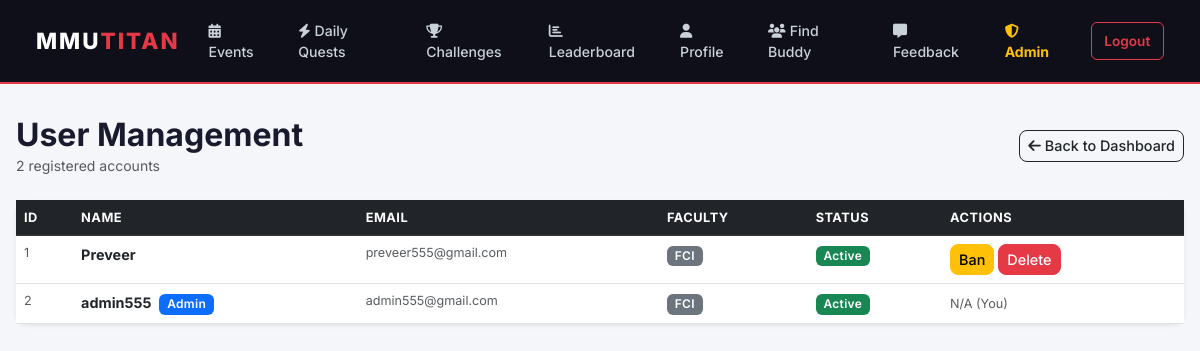
The app's page /admin/users (signed in), older data.
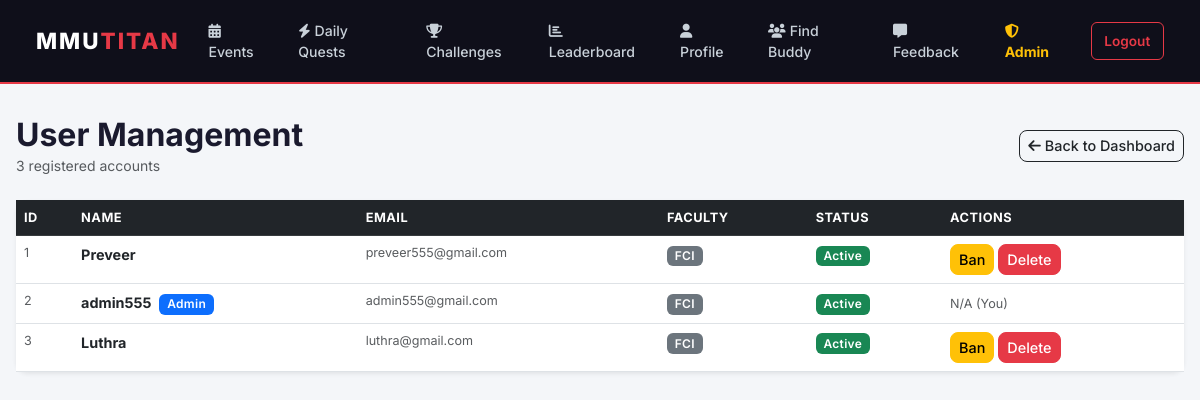
The same page, newer data.
### mmutitan/models.py (models this page shows)
class User(db.Model, UserMixin):
    id = db.Column(db.Integer, primary_key=True)
    name = db.Column(db.String(100), nullable=False)
    email = db.Column(db.String(120), unique=True, nullable=False)
    password = db.Column(db.String(200), nullable=False)
    faculty = db.Column(db.String(50), nullable=False)
    sport_preferences = db.Column(db.String(200), default="")
    profile_photo = db.Column(db.String(20), nullable=False, default='default.jpg')
    points = db.Column(db.Integer, default=0)
    streak = db.Column(db.Integer, default=0)
    is_admin = db.Column(db.Boolean, default=False)
    is_banned = db.Column(db.Boolean, default=False)
    reset_token = db.Column(db.String(100), nullable=True)
    reset_token_expiry = db.Column(db.DateTime, nullable=True)
    availability_days = db.Column(db.String(100), nullable=True)   # e.g. "Mon,Wed,Fri"
    availability_time = db.Column(db.String(20), nullable=True)    # "Morning", "Afternoon", "Evening"
    rsvps = db.relationship('RSVP', backref='user_ref', lazy=True, cascade="all, delete-orphan")
    usertasks = db.relationship('UserTask', backref='user_ref', lazy=True, cascade="all, delete-orphan")
    submissions = db.relationship('Submission', backref='user_ref', lazy=True, cascade="all, delete-orphan")
    badges = db.relationship('Badge', secondary=user_badges, backref=db.backref('users', lazy='dynamic'))
    point_history = db.relationship('Point', backref='user_ref', lazy=True, cascade="all, delete-orphan")
    streak_history = db.relationship('Streak', backref='user_ref', lazy=True, cascade="all, delete-orphan")
    feedbacks = db.relationship('Feedback', backref='user_ref', lazy=True, cascade="all, delete-orphan")
    sent_requests = db.relationship('BuddyRequest', foreign_keys='BuddyRequest.sender_id',
                                    backref='sender', lazy=True, cascade="all, delete-orphan")
    received_requests = db.relationship('BuddyRequest', foreign_keys='BuddyRequest.receiver_id',
                                        backref='receiver', lazy=True, cascade="all, delete-orphan")

### mmutitan/app.py (the view)
    @app.route('/admin/users')
    @login_required
    def admin_users():
        if not current_user.is_admin:
            flash('Access Denied.', 'danger')
            return redirect(url_for('home'))
        users = User.query.all()
        return render_template('admin_users.html', users=users)

### mmutitan/models.py (called while the page is built)
@login_manager.user_loader
def load_user(user_id):
    return User.query.get(int(user_id))

### mmutitan/templates/admin_users.html
{% extends "base.html" %}
{% block content %}
<div class="d-flex justify-content-between align-items-center mb-4">
    <div>
        <h2 class="fw-bold mb-0">User Management</h2>
        <p class="text-muted small mb-0">{{ users|length }} registered accounts</p>
    </div>
    <a href="{{ url_for('admin_dashboard') }}" class="btn btn-outline-dark btn-sm">
        <i class="fa fa-arrow-left me-1"></i>Back to Dashboard
    </a>
</div>
<div class="card shadow-sm">
    <div class="card-body p-0">
        <div class="table-responsive">
            <table class="table table-hover mb-0">
                <thead class="table-dark">
                    <tr>
                        <th>ID</th>
                        <th>Name</th>
                        <th>Email</th>
                        <th>Faculty</th>
                        <th>Status</th>
                        <th>Actions</th>
                    </tr>
                </thead>
                <tbody>
                    {% for user in users %}
                    <tr>
                        <td class="text-muted small">{{ user.id }}</td>
                        <td>
                            <strong>{{ user.name }}</strong>
                            {% if user.is_admin %}
                            <span class="badge bg-primary ms-1">Admin</span>
                            {% endif %}
                        </td>
                        <td class="small text-muted">{{ user.email }}</td>
                        <td><span class="badge bg-secondary">{{ user.faculty }}</span></td>
                        <td>
                            {% if user.is_banned %}
                            <span class="badge bg-danger">Banned</span>
                            {% else %}
                            <span class="badge bg-success">Active</span>
                            {% endif %}
                        </td>
                        <td>
                            {% if user.id != current_user.id %}
                            <form action="{{ url_for('ban_user', user_id=user.id) }}" method="POST" class="d-inline">
                                <button type="submit" class="btn btn-sm {% if user.is_banned %}btn-success{% else %}btn-warning{% endif %}">
                                    {% if user.is_banned %}Unban{% else %}Ban{% endif %}
                                </button>
                            </form>
                            <form action="{{ url_for('delete_user', user_id=user.id) }}" method="POST" class="d-inline">
                                <button type="submit" class="btn btn-sm btn-danger"
                                        onclick="return confirm('Permanently delete {{ user.name }}?');">
                                    Delete
                                </button>
                            </form>
                            {% else %}
                            <span class="text-muted small">N/A (You)</span>
                            {% endif %}
                        </td>
                    </tr>
                    {% endfor %}
                </tbody>
            </table>
        </div>
    </div>
</div>
{% endblock %}

Row changes from the older to the newer data that the page shows:
added User: id "3", name "Luthra", email "luthra@gmail.com", faculty "FCI", is_banned "Active"
Text that changed along with them:
{{ users|length }}: "2" → "3"
